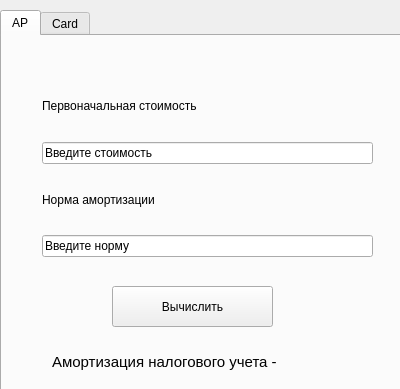
<?xml version="1.0" encoding="UTF-8"?>
<ui version="4.0">
 <class>Form</class>
 <widget class="QWidget" name="Form">
  <property name="geometry">
   <rect>
    <x>0</x>
    <y>0</y>
    <width>400</width>
    <height>389</height>
   </rect>
  </property>
  <property name="windowTitle">
   <string>Form</string>
  </property>
  <widget class="QTabWidget" name="tabWidget">
   <property name="geometry">
    <rect>
     <x>0</x>
     <y>10</y>
     <width>401</width>
     <height>381</height>
    </rect>
   </property>
   <property name="currentIndex">
    <number>0</number>
   </property>
   <widget class="QWidget" name="tab">
    <attribute name="icon">
     <iconset resource="amort.qrc">
      <normaloff>:/newPrefix/1.png</normaloff>:/newPrefix/1.png</iconset>
    </attribute>
    <attribute name="title">
     <string>AP</string>
    </attribute>
    <widget class="QWidget" name="verticalLayoutWidget">
     <property name="geometry">
      <rect>
       <x>40</x>
       <y>40</y>
       <width>331</width>
       <height>181</height>
      </rect>
     </property>
     <layout class="QVBoxLayout" name="verticalLayout">
      <item>
       <widget class="QLabel" name="label">
        <property name="text">
         <string>Первоначальная стоимость</string>
        </property>
       </widget>
      </item>
      <item>
       <widget class="QLineEdit" name="enterPrice">
        <property name="text">
         <string>Введите стоимость</string>
        </property>
       </widget>
      </item>
      <item>
       <widget class="QLabel" name="label_2">
        <property name="text">
         <string>Норма амортизации</string>
        </property>
       </widget>
      </item>
      <item>
       <widget class="QLineEdit" name="enterNorma">
        <property name="text">
         <string>Введите норму</string>
        </property>
        <property name="readOnly">
         <bool>false</bool>
        </property>
       </widget>
      </item>
     </layout>
    </widget>
    <widget class="QLabel" name="print_amort">
     <property name="geometry">
      <rect>
       <x>50</x>
       <y>310</y>
       <width>321</width>
       <height>31</height>
      </rect>
     </property>
     <property name="font">
      <font>
       <pointsize>11</pointsize>
      </font>
     </property>
     <property name="text">
      <string>Амортизация налогового учета - </string>
     </property>
    </widget>
    <widget class="QPushButton" name="calcAmort">
     <property name="geometry">
      <rect>
       <x>110</x>
       <y>250</y>
       <width>161</width>
       <height>41</height>
      </rect>
     </property>
     <property name="text">
      <string>Вычислить</string>
     </property>
    </widget>
   </widget>
   <widget class="QWidget" name="tab_2">
    <attribute name="icon">
     <iconset resource="tab.qrc">
      <normaloff>:/newPrefix/2.png</normaloff>:/newPrefix/2.png</iconset>
    </attribute>
    <attribute name="title">
     <string>Card</string>
    </attribute>
    <widget class="QLabel" name="BD">
     <property name="geometry">
      <rect>
       <x>30</x>
       <y>60</y>
       <width>191</width>
       <height>141</height>
      </rect>
     </property>
     <property name="font">
      <font>
       <pointsize>10</pointsize>
      </font>
     </property>
     <property name="text">
      <string/>
     </property>
    </widget>
    <widget class="QPushButton" name="clickAdd">
     <property name="geometry">
      <rect>
       <x>50</x>
       <y>270</y>
       <width>151</width>
       <height>51</height>
      </rect>
     </property>
     <property name="text">
      <string>Добавить</string>
     </property>
    </widget>
    <widget class="QWidget" name="verticalLayoutWidget_2">
     <property name="geometry">
      <rect>
       <x>249</x>
       <y>120</y>
       <width>141</width>
       <height>201</height>
      </rect>
     </property>
     <layout class="QVBoxLayout" name="verticalLayout_2">
      <item>
       <widget class="QLabel" name="label_5">
        <property name="text">
         <string>Номер карты</string>
        </property>
       </widget>
      </item>
      <item>
       <widget class="QLineEdit" name="enterNumberCard"/>
      </item>
      <item>
       <widget class="QLabel" name="label_6">
        <property name="text">
         <string>Имя владельца</string>
        </property>
       </widget>
      </item>
      <item>
       <widget class="QLineEdit" name="enterName"/>
      </item>
      <item>
       <widget class="QLabel" name="label_7">
        <property name="text">
         <string>Действительна до</string>
        </property>
       </widget>
      </item>
      <item>
       <widget class="QLineEdit" name="enterData"/>
      </item>
      <item>
       <widget class="QLabel" name="label_8">
        <property name="text">
         <string>Задние цифры</string>
        </property>
       </widget>
      </item>
      <item>
       <widget class="QLineEdit" name="EnterBackNumber"/>
      </item>
     </layout>
    </widget>
    <widget class="QLabel" name="image">
     <property name="geometry">
      <rect>
       <x>250</x>
       <y>10</y>
       <width>131</width>
       <height>91</height>
      </rect>
     </property>
     <property name="text">
      <string/>
     </property>
     <property name="pixmap">
      <pixmap resource="card.qrc">:/newPrefix/3.png</pixmap>
     </property>
     <property name="scaledContents">
      <bool>true</bool>
     </property>
    </widget>
   </widget>
  </widget>
 </widget>
 <resources>
  <include location="amort.qrc"/>
  <include location="card.qrc"/>
  <include location="tab.qrc"/>
 </resources>
 <connections/>
</ui>
